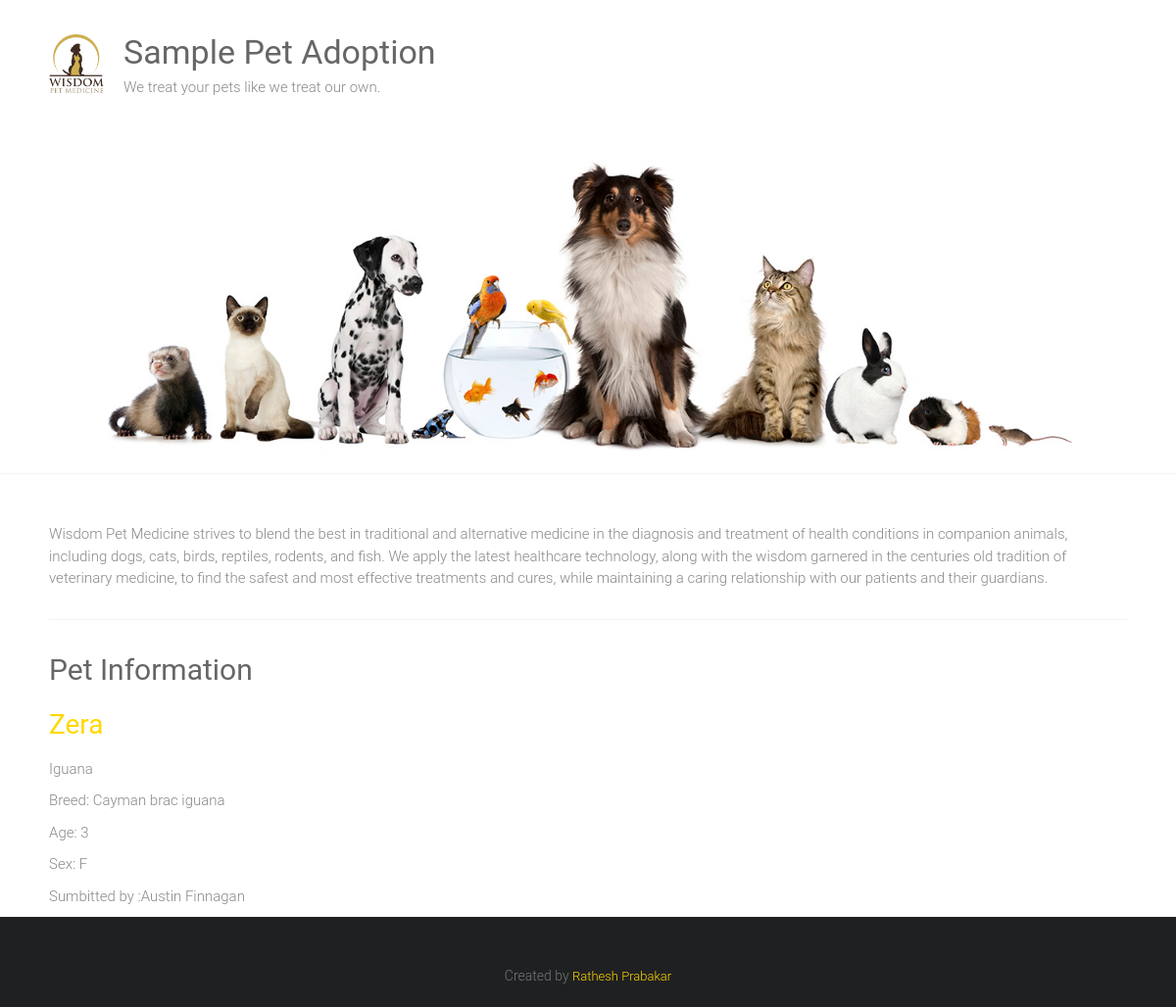
The app's page /adoption/3/ with its own data.
### adoption/models.py (models this page shows)
class pet(models.Model):
	SEX_CHOICES = [('M','Male'),('F','Female')]
	name= models.CharField(max_length=100)
	submitter=models.CharField(max_length=100)
	species=models.CharField(max_length=30)
	submission_date=models.DateTimeField()
	description=models.TextField()
	breed=models.CharField(max_length=30, blank=True)
	sex=models.CharField(max_length=1,choices=SEX_CHOICES,blank=True)
	age=models.IntegerField(null=True)
	vaccination=models.ManyToManyField('Vaccine', blank=True)

### adoption/views.py (the view)
# urls.py: path('adoption/<int:pet_id>/',views.pet_details,name='details'),
def pet_details(request,pet_id):
     try:
        Pet=pet.objects.get(id=pet_id)
     except pet.DoesNotExist:
        raise Http404("Oops, Page Not found")
     return render(request,'pet_detail.html',{'Pet':Pet})

### adoption/templates/pet_detail.html (shortened to what this page needs)
{% extends "base.html" %}
{% block content %}
<div>
			<h1>Pet Information</h1>
			<h2 style="color: gold">{{ Pet.name }}</h2>
			<p>{{ Pet.species }}</p>
			{% if Pet.breed %}
				<p>Breed: {{Pet.breed}}</p>
			{% endif %}
			{% if Pet.age %}
				<p>Age: {{Pet.age}}</p>
			{% endif %}
			{% if Pet.sex %}
				<p>Sex: {{Pet.sex}}</p>
			{% endif %}
			<p>Sumbitted by :{{Pet.submitter}}</p>
</div>
{% endblock %}

### static/style.css (style rules this page uses)
html, body, div, span, applet, object, iframe, h1, h2, h3, h4, h5, h6, p, blockquote, pre, a, abbr, acronym, address, big, cite, code, del, dfn, em, font, ins, kbd, q, s, samp, small, strike, strong, sub, sup, tt, var, dl, dt, dd, ol, ul, li, fieldset, form, label, legend, table, caption, tbody, tfoot, thead, tr, th, td { border: 0; font: inherit; font-size: 100%; font-style: inherit; font-weight: inherit; margin: 0; outline: 0; padding: 0; vertical-align: baseline; }
html { overflow-y: scroll; -webkit-text-size-adjust: 100%; -ms-text-size-adjust: 100%; }
h1, h2, h3, h4, h5, h6 { color: #666666; line-height: 1.4; padding-bottom: 15px; font-weight: normal; }
h1 { font-size: 30px; }
h2 { font-size: 28px; }
body, button, input, select, textarea { color: #888888; font-size: 15px; line-height: 1.5; font-family: 'Roboto', sans-serif; font-weight: 300; }
p { color: #888888; font-size: 15px; line-height: 1.5; margin-bottom: 15px; font-weight: 300; }
body { background: #f2f2f2; }
body { padding-top: 30px; padding-bottom: 30px; }
body.wide { padding-top: 0; padding-bottom: 0; }
.single-page p { margin-bottom: 10px; }

### records on screen
pet: name "Zera", species "Iguana", breed "Cayman brac iguana", age "3", sex "F", submitter "Austin Finnagan"
